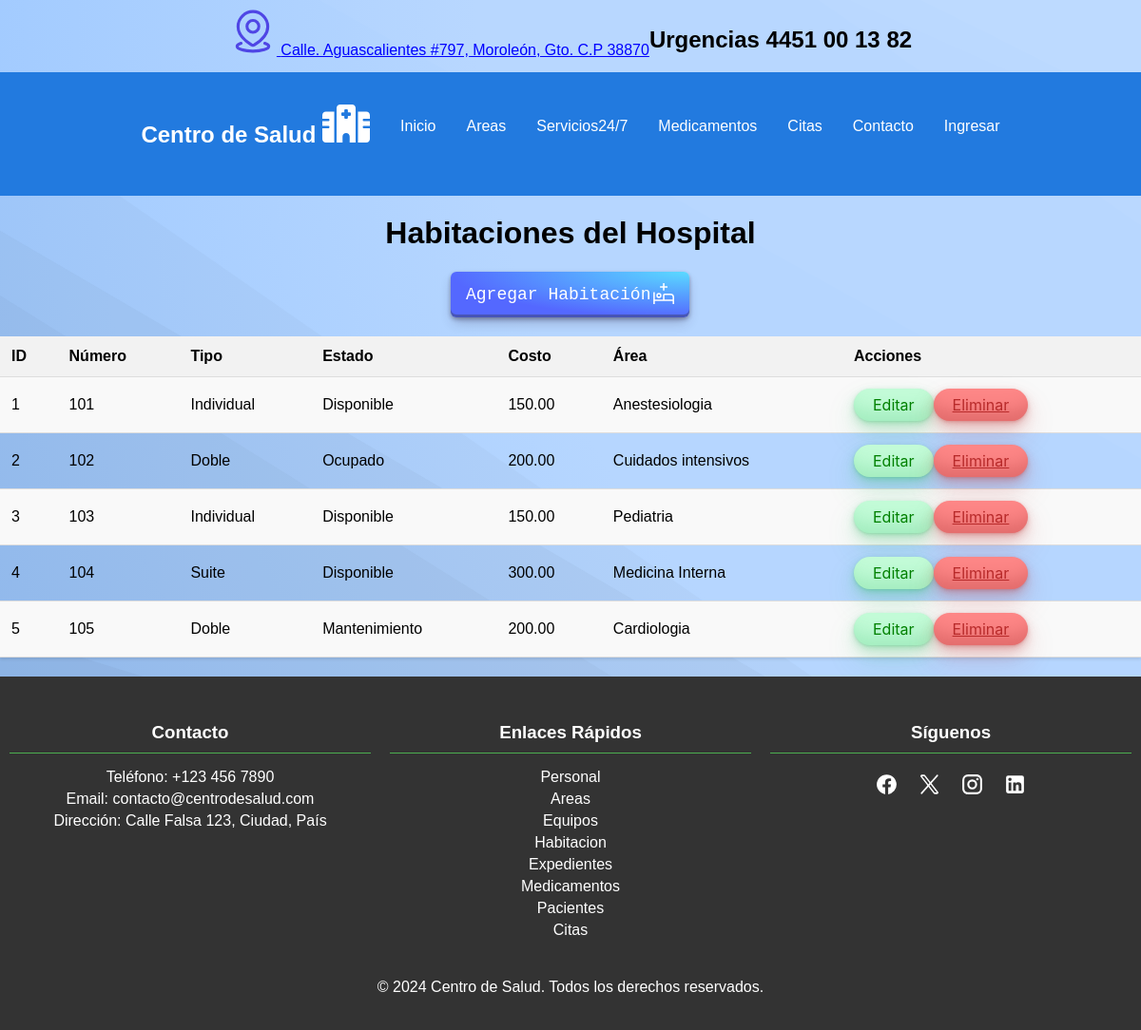
Screenshot of /habitaciones.php with the database file from the repository.
### tables this page shows
CREATE TABLE Habitaciones (
    id_habitacion INT AUTO_INCREMENT PRIMARY KEY,
    numero INT,
    tipo VARCHAR(50),
    estado VARCHAR(50),
    costo DECIMAL(10, 2),
    id_area INT,
    FOREIGN KEY (id_area) REFERENCES Areas(id_area)
);

CREATE TABLE Areas (
    id_area INT AUTO_INCREMENT PRIMARY KEY,
    nombre VARCHAR(100)
);

### habitaciones.php (the view, shortened to what this page needs)
<!DOCTYPE html>
<html lang="en">
<head>
    <link rel="stylesheet" href="css/style.css">
</head>
<body>
    <?php include 'assets/header.php'; ?>
    <h1>Habitaciones del Hospital</h1>
    <a href="agregar_habitacion.php" class="button-29">Agregar Habitación </a>
    <?php
    include 'includes/conexion.php';
    $sql = "SELECT Habitaciones.id_habitacion, Habitaciones.numero, Habitaciones.tipo, Habitaciones.estado, Habitaciones.costo, Areas.nombre AS nombre_area FROM Habitaciones JOIN Areas ON Habitaciones.id_area = Areas.id_area";
    $resultado = $conn->query($sql);
    if ($resultado->num_rows > 0) {
        echo "<table>";
        echo "<tr><th>ID</th><th>Número</th><th>Tipo</th><th>Estado</th><th>Costo</th><th>Área</th><th>Acciones</th></tr>";
        while($fila = $resultado->fetch_assoc()) {
            echo "<tr>";
            echo "<td>" . $fila["id_habitacion"] . "</td>";
            echo "<td>" . $fila["numero"] . "</td>";
            echo "<td>" . $fila["tipo"] . "</td>";
            echo "<td>" . $fila["estado"] . "</td>";
            echo "<td>" . $fila["costo"] . "</td>";
            echo "<td>" . $fila["nombre_area"] . "</td>";
            echo "<td>";
            echo "<a class='button-33' href='editar_habitacion.php?id=" . $fila["id_habitacion"] . "'>Editar</a>";
            echo "<a class='button-34' href='eliminar_habitacion.php?id=" . $fila["id_habitacion"] . "' onclick='return confirm(\"¿Estás seguro de que deseas eliminar esta habitación?\")'>Eliminar</a>";
            echo "</td>";
            echo "</tr>";
        }
        echo "</table>";
    } else {
        echo "No se encontraron resultados";
    }
    ?>
</body>
</html>

### css/style.css (style rules this page uses)
body { display: flex; flex-direction: column; min-height: 100vh; justify-content: center; align-items: center; font-family: Arial, sans-serif; margin: 0; }
footer { width: 100%; background-color: #333; color: white; padding: 20px 0; text-align: center; }
footer .container { display: flex; flex-wrap: wrap; justify-content: space-around; max-width: 1366px; margin: 0 auto; }
footer .column { flex: 1; margin: 10px; min-width: 200px; }
footer h3 { border-bottom: 1px solid #4CAF50; padding-bottom: 10px; margin-bottom: 10px; }
footer ul { list-style-type: none; padding: 0; }
footer ul li { margin: 5px 0; }
footer ul li a { color: white; text-decoration: none; }
footer .social-icons { display: flex; justify-content: center; margin: 20px 0; }
footer .social-icons a { color: white; text-decoration: none; margin: 0 10px; font-size: 24px; }
.button-29 { align-items: center; appearance: none; background-image: radial-gradient(100% 100% at 100% 0, #5adaff 0, #5468ff 100%); border: 0; border-radius: 6px; box-shadow: rgba(45, 35, 66, .4) 0 2px 4px, rgba(45, 35, 66, .3) 0 7px 13px -3px, rgba(58, 65, 111, .5) 0 -3px 0 inset; box-sizing: border-box; color: #fff; cursor: pointer; display: inline-flex; font-family: "JetBrains Mono", monospace; height: 48px; justify-content: center; line-height: 1; list-style: none; overflow: hidden; padding-left: 16px; padding-right: 16px; position: relative; text-align: left; text-decoration: none; transition: box-shadow .15s, transform .15s; user-select: none; -webkit-user-select: none; touch-action: manipulation; white-space: nowrap; will-change: box-shadow, transform; font-size: 18px; }
.button-33 { background-color: #c2fbd7; border-radius: 100px; box-shadow: rgba(44, 187, 99, .2) 0 -25px 18px -14px inset, rgba(44, 187, 99, .15) 0 1px 2px, rgba(44, 187, 99, .15) 0 2px 4px, rgba(44, 187, 99, .15) 0 4px 8px, rgba(44, 187, 99, .15) 0 8px 16px, rgba(44, 187, 99, .15) 0 16px 32px; color: green; cursor: pointer; display: inline-block; font-family: CerebriSans-Regular, -apple-system, system-ui, Roboto, sans-serif; padding: 7px 20px; text-align: center; text-decoration: none; transition: all 250ms; font-size: 16px; }
.button-34 { background-color: #fd8686; border-radius: 100px; box-shadow: rgba(121, 0, 0, 0.2) 0 -25px 18px -14px inset, rgba(187, 44, 44, 0.15) 0 1px 2px, rgba(187, 44, 44, 0.15) 0 2px 4px, rgba(187, 44, 44, 0.15) 0 4px 8px, rgba(187, 44, 44, 0.15) 0 8px 16px, rgba(187, 44, 44, 0.15) 0 16px 32px; color: rgb(184, 42, 42); cursor: pointer; display: inline-block; font-family: CerebriSans-Regular, -apple-system, system-ui, Roboto, sans-serif; padding: 7px 20px; text-align: center; transition: all 250ms; border: 0; font-size: 16px; }
table { width: 100%; border-collapse: collapse; margin: 20px 0; box-shadow: 0 2px 3px rgba(0, 0, 0, 0.1); }
table th, table td { padding: 12px; text-align: left; border-bottom: 1px solid #ddd; }
table th { background-color: #f2f2f2; }
table tr:nth-child(even) { background-color: #f9f9f9; }

### rows the page displays
habitaciones: id_habitacion "1", numero "101", tipo "Individual", estado "Disponible", costo "150.00", id_area.nombre "Anestesiologia"
habitaciones: id_habitacion "2", numero "102", tipo "Doble", estado "Ocupado", costo "200.00", id_area.nombre "Cuidados intensivos"
habitaciones: id_habitacion "3", numero "103", tipo "Individual", estado "Disponible", costo "150.00", id_area.nombre "Pediatria"
habitaciones: id_habitacion "4", numero "104", tipo "Suite", estado "Disponible", costo "300.00", id_area.nombre "Medicina Interna"
habitaciones: id_habitacion "5", numero "105", tipo "Doble", estado "Mantenimiento", costo "200.00", id_area.nombre "Cardiologia"
